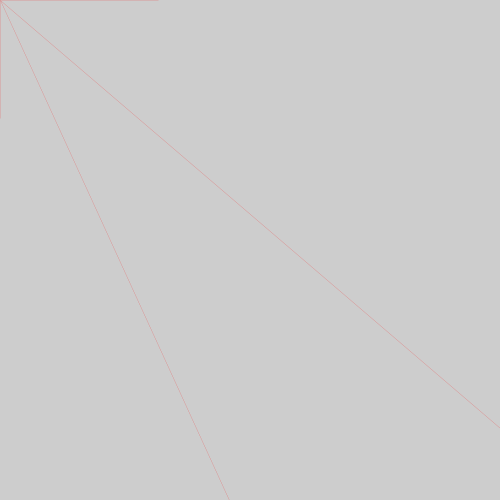
Frame 1 (no input)
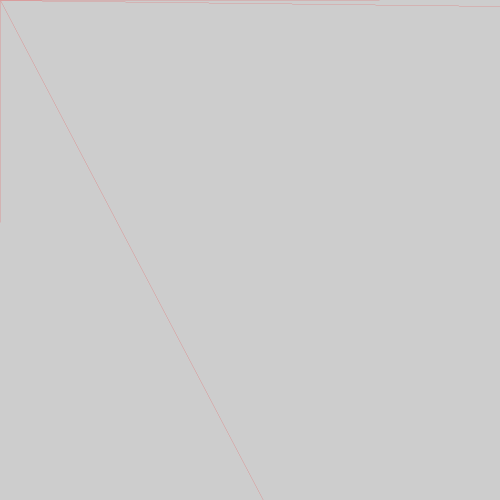
Frame 60 (the mouse pressed at the canvas centre just before this capture)
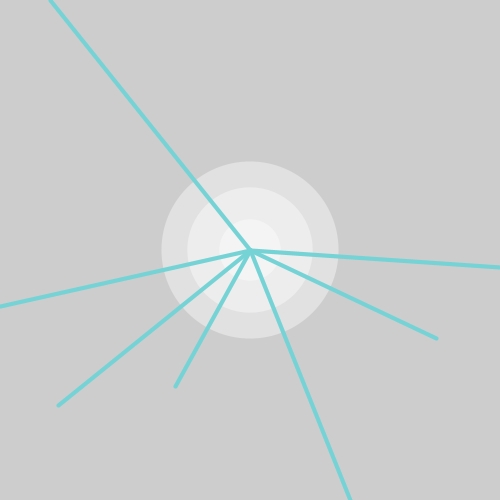
Frame 120 (the mouse held since frame 60 and released just before this capture)

The Processing sketch that drew these frames (run headless with seeded random() and noise(); from frame 60 on, the mouse is pressed at the canvas centre):

// Processing sketch: processing_94015
// ── processing_94015.pde

int woah;
int yeah;
float bang;
float bang2;
float bang3;

void setup() {
  size(500,500);
  background(255);
  smooth();
}


void draw() {
  
  woah=abs(pmouseX - mouseX);
  yeah=abs(pmouseY - mouseY);
  bang=((woah+yeah)/2)+random(30,100);
  bang2=bang+random(50,150);
  bang3=bang2+random(50,150);

  background(205);
  stroke(255,0,0);
  strokeWeight(0);
  

  
  if (mousePressed) {
    fill(255,255,255,100);
    noStroke();
    ellipse(mouseX,mouseY,bang,bang);
    ellipse(mouseX,mouseY,bang2,bang2);
    ellipse(mouseX,mouseY,bang3,bang3);
    //stroke(0,255,0);
    stroke(random(100,255),random(100,255),random(100,255));
    //strokeWeight((woah+yeah)/2);
    strokeWeight(((woah+yeah)/3)+random(0,5));
    
    line(pmouseX,pmouseY,mouseX+random(-200,200),mouseY+random(-200,200));
  line(pmouseX,pmouseY,mouseX+random(-200,200),mouseY+random(-200,200));
  line(pmouseX,pmouseY,mouseX+random(-200,200),mouseY+random(-200,200));
  } 
  line(pmouseX,pmouseY,mouseX,mouseY);
  line(0,0+random(0,height),mouseX,mouseY);
  line(width,0+random(0,height),mouseX,mouseY);
  line(random(0,width),0,mouseX,mouseY);
  line(random(0,height),height,mouseX,mouseY);
 
}
